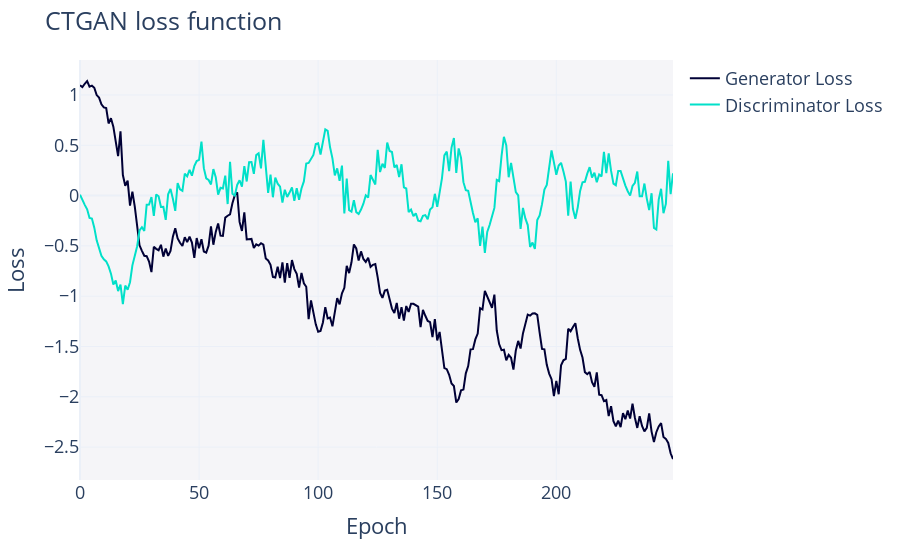
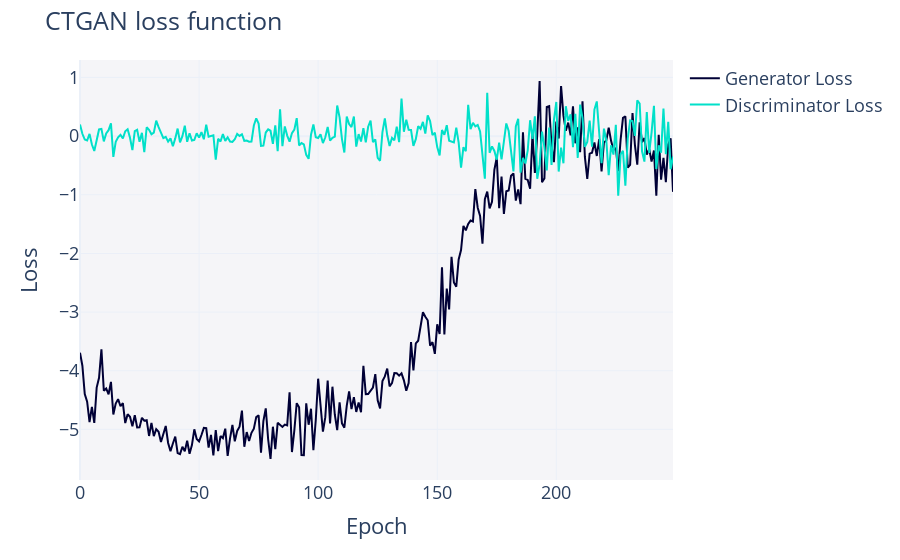

Write notebook code for charts like these, in order.
### Code cell
# Check loss functions
gen_Class1.get_loss_values_plot().show()
gen_Class0.get_loss_values_plot().show()

### Figure 1 — Plotly figure (JSON) as saved in the notebook; plotly's stock layout.template omitted (floating-point values rounded to 4 significant figures; data arrays with more than 128 entries replaced by an {"elided": "..."} marker saying what was removed)
{"data": [{"hovertemplate": "variable=Generator Loss<br>Epoch=%{x}<br>value=%{y}<extra></extra>", "legendgroup": "Generator Loss", "line": {"color": "#000036", "dash": "solid"}, "marker": {"symbol": "circle"}, "mode": "lines", "name": "Generator Loss", "orientation": "v", "showlegend": true, "type": "scatter", "x": {"elided": "250 int values"}, "xaxis": "x", "y": {"elided": "250 float values"}, "yaxis": "y"}, {"hovertemplate": "variable=Discriminator Loss<br>Epoch=%{x}<br>value=%{y}<extra></extra>", "legendgroup": "Discriminator Loss", "line": {"color": "#01E0C9", "dash": "solid"}, "marker": {"symbol": "circle"}, "mode": "lines", "name": "Discriminator Loss", "orientation": "v", "showlegend": true, "type": "scatter", "x": {"elided": "250 int values"}, "xaxis": "x", "y": {"elided": "250 float values"}, "yaxis": "y"}], "layout": {"font": {"size": 18}, "legend": {"orientation": "v", "title": {"text": ""}, "tracegroupgap": 0}, "margin": {"t": 60}, "plot_bgcolor": "#F5F5F8", "title": {"text": "CTGAN loss function"}, "xaxis": {"anchor": "y", "domain": [0, 1], "title": {"text": "Epoch"}}, "yaxis": {"anchor": "x", "domain": [0, 1], "title": {"text": "Loss"}}}}

### Figure 2 — Plotly figure (JSON) as saved in the notebook; plotly's stock layout.template omitted (floating-point values rounded to 4 significant figures; data arrays with more than 128 entries replaced by an {"elided": "..."} marker saying what was removed)
{"data": [{"hovertemplate": "variable=Generator Loss<br>Epoch=%{x}<br>value=%{y}<extra></extra>", "legendgroup": "Generator Loss", "line": {"color": "#000036", "dash": "solid"}, "marker": {"symbol": "circle"}, "mode": "lines", "name": "Generator Loss", "orientation": "v", "showlegend": true, "type": "scatter", "x": {"elided": "250 int values"}, "xaxis": "x", "y": {"elided": "250 float values"}, "yaxis": "y"}, {"hovertemplate": "variable=Discriminator Loss<br>Epoch=%{x}<br>value=%{y}<extra></extra>", "legendgroup": "Discriminator Loss", "line": {"color": "#01E0C9", "dash": "solid"}, "marker": {"symbol": "circle"}, "mode": "lines", "name": "Discriminator Loss", "orientation": "v", "showlegend": true, "type": "scatter", "x": {"elided": "250 int values"}, "xaxis": "x", "y": {"elided": "250 float values"}, "yaxis": "y"}], "layout": {"font": {"size": 18}, "legend": {"orientation": "v", "title": {"text": ""}, "tracegroupgap": 0}, "margin": {"t": 60}, "plot_bgcolor": "#F5F5F8", "title": {"text": "CTGAN loss function"}, "xaxis": {"anchor": "y", "domain": [0, 1], "title": {"text": "Epoch"}}, "yaxis": {"anchor": "x", "domain": [0, 1], "title": {"text": "Loss"}}}}
